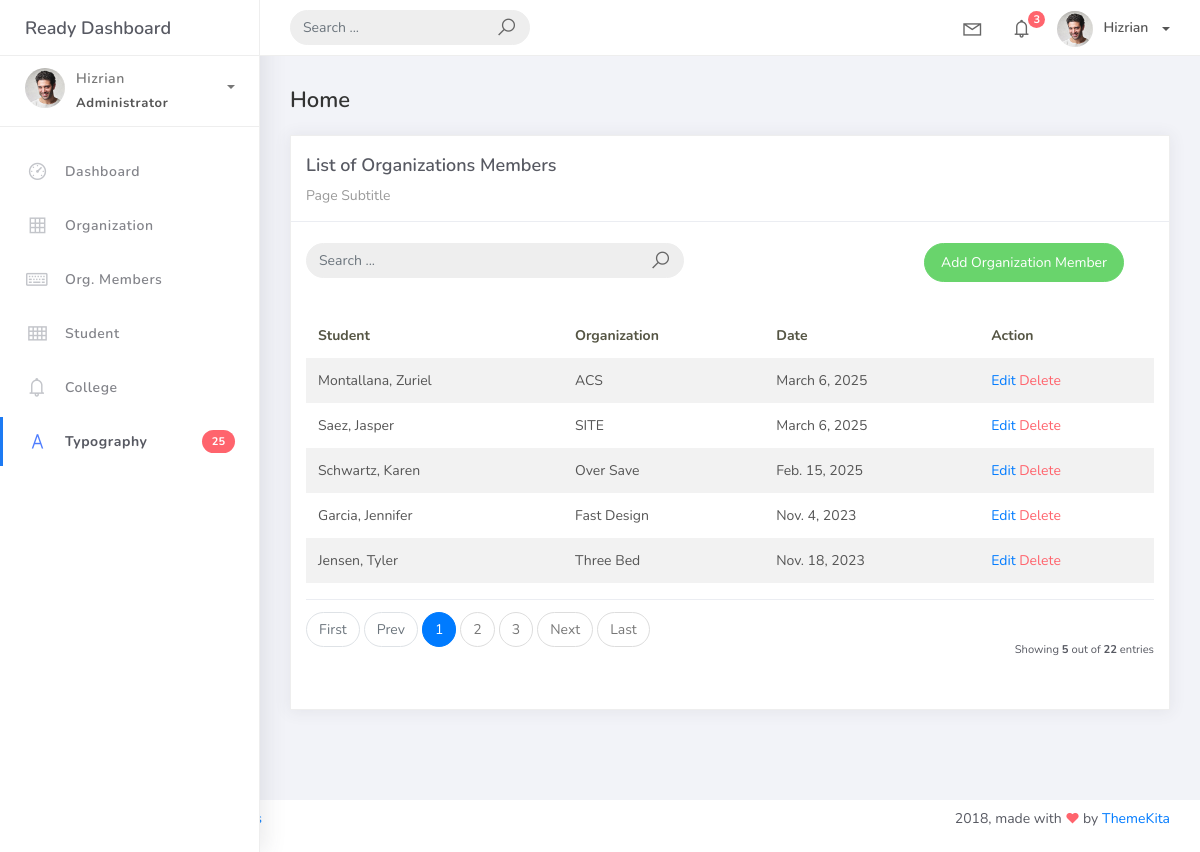
The page /orgmember_list on the database its author committed.
### studentorg/models.py (models this page shows)
class BaseModel (models.Model):
    created_at = models.DateTimeField(auto_now_add=True, db_index=True)
    updated_at = models.DateTimeField(auto_now=True)
    class Meta:
        abstract = True

class OrgMember(BaseModel):
    student = models.ForeignKey(Student, on_delete=models.CASCADE)
    organization = models.ForeignKey(Organization, on_delete=models.CASCADE)
    date_joined = models.DateField()

class Student(BaseModel):
    student_id = models. CharField(max_length=15)
    lastname = models.CharField(max_length=25)
    firstname = models.CharField(max_length=25)
    middlename = models.CharField(max_length=25, blank=True, null=True)
    program = models.ForeignKey (Program, on_delete=models.CASCADE)
    def __str__(self):
        return f"{self.lastname}, {self.firstname}"

class Organization (BaseModel):
    name = models.CharField(max_length=250)
    college = models. ForeignKey(
        College, null=True, blank=True, on_delete=models.CASCADE)
    description = models.CharField(max_length=500)
    def __str__(self):
        return self.name

### studentorg/views.py (the view)
# urls.py: path('orgmember_list', OrganizationMemberList.as_view(), name='orgmember-list'),
class OrganizationMemberList(ListView):
    model = OrgMember
    context_object_name = 'OrgMember'
    template_name = 'orgmember_list.html'
    paginate_by = 5

### templates/orgmember_list.html
{% extends 'base.html' %} {% load static %} {% block content %}
<div class="content">
    <div class="container-fluid">
        <h4 class="page-title">Home</h4>
        <div class="row">
            <div class="col-md-12">
                <div class="card">
                    <div class="card-header">
                        <div class="card-title">List of Organizations Members</div>
                        <div class="card-category">Page Subtitle</div>
                    </div>
                    <br />
                    <div class="col-md-12 row">
                        <div class="col-md-6">
                            <form class="navbar-left navbar-form nav-search mr-md-3" action="{% url 'organization-list' %}">
                                <div class="input-group">
                                    <input type="text" placeholder="Search ..." class="form-control" />
                                    <div class="input-group-append">
                                        <span class="input-group-text">
                                            <i class="la la-search search-icon"></i>
                                        </span>
                                    </div>
                                </div>
                            </form>
                        </div>
                        <div class="col-md-6">
                            <div class="pull-right">
                                <a href="{% url 'orgmember-add' %}" class="btn btn-success btn-rounded">Add Organization Member</a>
                            </div>
                        </div>
                    </div>
                    <div class="card-body">
                        <table class="table table-striped mt-3">
                            <thead>
                                <tr>
                                    <th scope="col">Student</th>
                                    <th scope="col">Organization</th>
                                    <th scope="col">Date</th>
                                    <th scope="col">Action</th>
                                </tr>
                            </thead>
                            <tbody>
                                {% for object in object_list %}
                                <tr>
                                    <td>{{ object.student }}</td>
                                    <td>{{ object.organization }}</td>
                                    <td>{{ object.date_joined }}</td>
                                    <td>
                                        <a href="{% url 'orgmember-update' object.id %}">Edit</a>
                                        <a href="{% url 'orgmember-delete' object.id %}" class="text-danger">Delete</a>
                                    </td>
                                </tr>
                                {% empty %}
                                <tr>
                                    <td collapse="4" style="text-align: center">
                                        <p class="text-sm font-weight-bold mb-0">No Records Found</p>
                                    </td>
                                </tr>
                                {% endfor %}
                            </tbody>
                        </table>
                        {% include 'includes/pagination.html' %}
                    </div>
                </div>
            </div>
        </div>
    </div>
</div>
{% endblock %}

### rows shown on the page
OrgMember: student "Montallana, Zuriel", organization "ACS", date_joined "March 6, 2025"
OrgMember: student "Saez, Jasper", organization "SITE", date_joined "March 6, 2025"
OrgMember: student "Schwartz, Karen", organization "Over Save", date_joined "Feb. 15, 2025"
OrgMember: student "Garcia, Jennifer", organization "Fast Design", date_joined "Nov. 4, 2023"
OrgMember: student "Jensen, Tyler", organization "Three Bed", date_joined "Nov. 18, 2023"

### other values the page prints
{{ page_num }} "1"
{{ page_num }} "2" "3"
{{ object_list.count }} "5"
{{ paginator.count }} "22"
